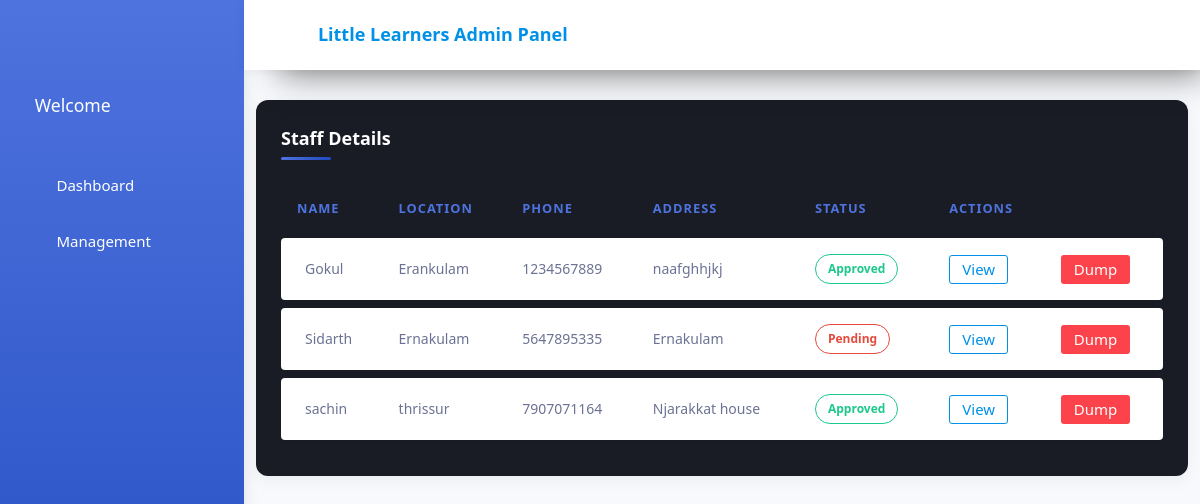
The app's page /AdminSide/StaffList/, older data.
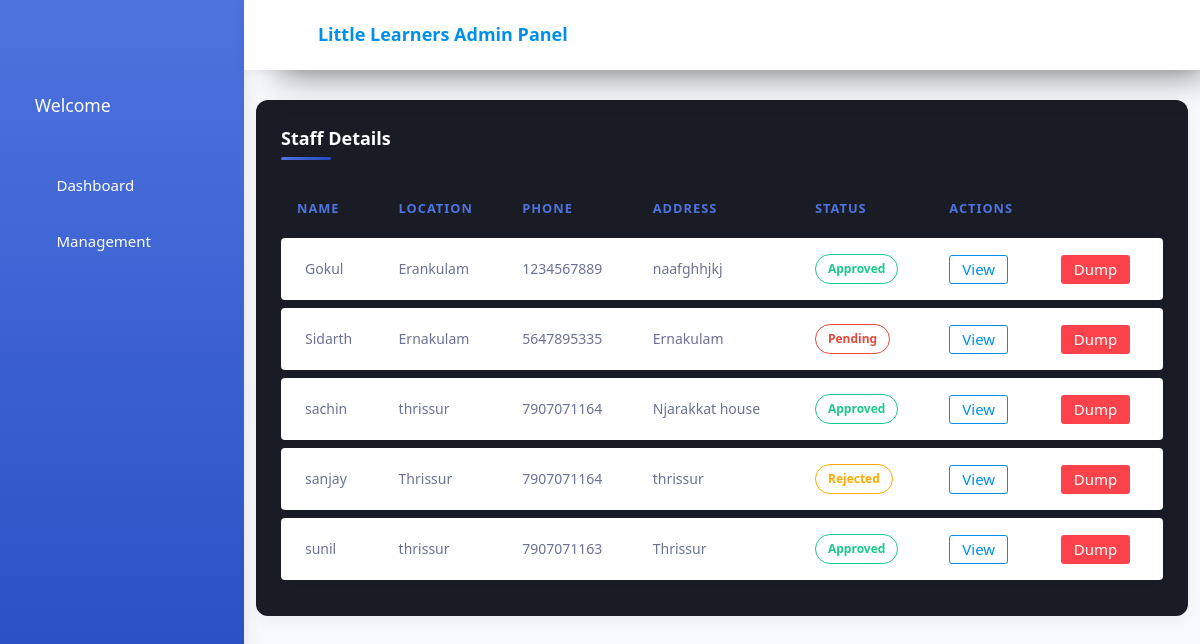
The same page, newer data.
### AdminSide/models.py (models this page shows, shortened)
class StaffDB(models.Model):
    STATUS = [
        ('Pending', 'Pending'),
        ('Approved', 'Approved'),
        ('Rejected', 'Rejected'),
    ]
    Staff_Name=models.CharField(max_length=60,null=True,blank=True)
    Location=models.CharField(max_length=60,null=True,blank=True)
    Phone=models.CharField(max_length=20,null=True,blank=True)
    Address=models.CharField(max_length=90,null=True,blank=True)
    Password=models.CharField(max_length=20,null=True,blank=True)
    Is_Verified=models.CharField(default="Pending",null=True,blank=True,choices=STATUS,max_length=100)
    Leave_Message=models.CharField(max_length=200,null=True,blank=True)

### AdminSide/views.py (the view)
# urls.py: path('StaffList/',views.StaffList,name="StaffList"),
def StaffList(req):
    x=StaffDB.objects.all()
    return render(req,"Staff List.html",{'x':x})

### AdminSide/templates/Staff List.html
{% extends 'Index.html' %}
{% block content %}
<div style="margin-top: 100px;" class="col-12 grid-margin">
  <div class="card">
    <div class="card-body">
      <h4 class="card-title">Staff Details</h4>
      <div class="table-responsive">
        <table class="table">
          <thead>
            <tr>
              <th>Name</th>
              <th>Location</th>
              <th> Phone </th>
              <th> Address </th>
              <th> Status </th>
              <th> Actions </th>
            </tr>
          </thead>
          <tbody>
            {% for i in x %}
            <tr>
              <td class="rounded-left">
                <span class="pl-2">{{i.Staff_Name}}</span>
              </td>
              <td> {{i.Location}} </td>
              <td> {{i.Phone}} </td>
              <td> {{i.Address}} </td>
              <td>
                {% if i.Is_Verified == 'Approved' %}
                <div class="badge badge-outline-success">{{i.Is_Verified}}</div>
            {% elif i.Is_Verified == 'Pending' %}
                <div class="badge badge-outline-danger">{{i.Is_Verified}}</div>
            {% else %}
                <div class="badge badge-outline-warning">{{i.Is_Verified}}</div>
            {% endif %}
          </td>
              <td>
                <a href="{% url 'Single_Staff' dataid=i.id %}" class="btn btn-outline-primary">View</a>
              </td>
              <td class="rounded-right">
                <a href="{% url 'Delete_Staff' dataid=i.id %}" class="btn badge-danger">Dump</a>
              </td>
            </tr>
            {% endfor %}
          </tbody>
        </table>
      </div>
    </div>
  </div>
</div>
{% endblock %}

Row changes from the older to the newer data that the page shows:
added StaffDB: Staff_Name "sanjay", Location "Thrissur", Phone "7907071164", Address "thrissur", Is_Verified "Rejected"
added StaffDB: Staff_Name "sunil", Location "thrissur", Phone "7907071163", Address "Thrissur", Is_Verified "Approved"
